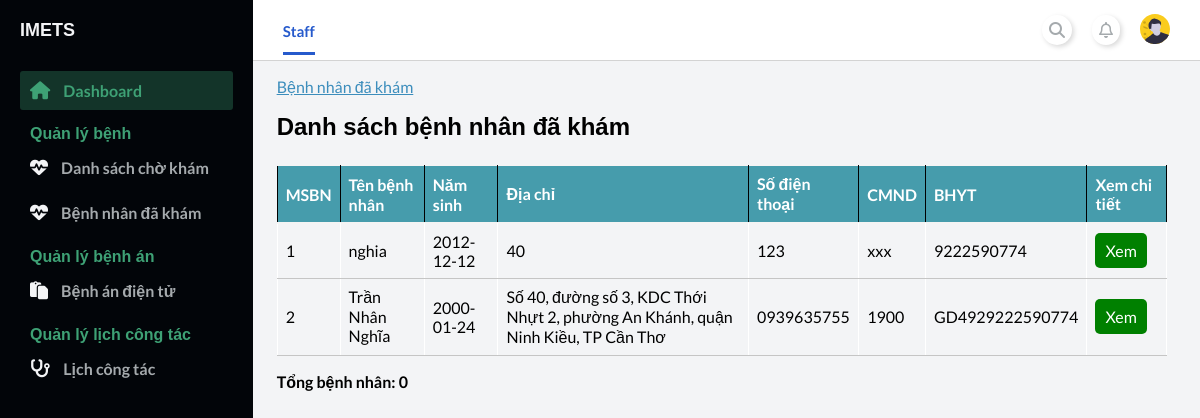
Screenshot of /staff/index.php?page_layout=list_checked_up (signed in) with the database file from the repository.
### tables this page shows
CREATE TABLE `patient` (
  `ID_Patient` int(11) NOT NULL,
  `Name` varchar(100) NOT NULL,
  `DOB` date NOT NULL,
  `Sex` varchar(10) NOT NULL,
  `Address` varchar(200) DEFAULT NULL,
  `CMND` varchar(15) DEFAULT NULL,
  `PhoneNumber` varchar(25) NOT NULL,
  `ID_BHYT` varchar(20) DEFAULT NULL,
  `VoteRate` double NOT NULL,
  `UserName` varchar(100) NOT NULL,
  `Password` varchar(100) NOT NULL
);

### staff/modules_staff/checked_up/list_checked_up.php (the view, shortened to what this page needs)
<main>
    <div class="container-fluid">
        <div class="card-container">
            <div class="link-nav-pages">
                <a href="">Bệnh nhân đã khám</a>
            </div>
            <div class="card-header">
                <h2>Danh sách bệnh nhân đã khám</h2>
            </div>
            <div class="card-body">
                <table class="table">
                    <thead class="thead-dark">
                        <tr>
                            <th>MSBN</th>
                            <th>Tên bệnh nhân</th>
                            <th>Năm sinh</th>
                            <th>Địa chỉ</th>
                            <th>Số điện thoại</th>
                            <th>CMND</th>
                            <th>BHYT</th>
                            <th>Xem chi tiết</th>
                        </tr>
                    </thead>
                    <tbody>
                        <tr>
                            <?php
                                include './../config.php';
                                $sql = "SELECT DISTINCT patient.ID_Patient,patient.Name,patient.DOB,patient.Address,patient.PhoneNumber,patient.CMND, patient.ID_BHYT
                                FROM appointment
                                JOIN patient ON appointment.ID_Patient=patient.ID_Patient
                                WHERE appointment.StatusAppointment='Đã khám'
                                ORDER BY ID_Patient ASC";
                                $count_order=0;
                                $query = mysqli_query($conn, $sql);
                                while($rows = mysqli_fetch_array($query)){ ?>
                                <tr>
                                    <td><?php echo $rows["ID_Patient"] ?></td>
                                    <td><?php echo $rows["Name"] ?></td>
                                    <td><?php echo $rows["DOB"] ?></td>
                                    <td><?php echo $rows["Address"] ?></td>
                                    <td><?php echo $rows["PhoneNumber"] ?></td>
                                    <td><?php echo $rows["CMND"] ?></td>
                                    <td><?php echo $rows["ID_BHYT"] ?></td>
                                    <td>
                                        <a href="./index.php?page_layout=checked_up&ID_Patient=<?php echo $rows["ID_Patient"] ?>" style="background-color: green;color: white;padding: 8px 10px;text-align: center;text-decoration: none;display: inline-block;border-radius: 5px;">
                                            Xem
                                        </a>
                                    </td>
                                </tr>
                            <?php } ?>
                        </tr>
                </table>
                <p><b><?php echo 'Tổng bệnh nhân: '. $count_order;?></b></p>
            </div>
        </div>
    </div>
</main>

### staff/modules_staff/style/index_staff.css (style rules this page uses)
* { margin: 0; padding: 0; }
body { box-sizing: border-box; font-family: "Lato", sans-serif; }

### staff/modules_staff/style/content.css (style rules this page uses)
main { background: #f3f4f6; grid-area: main; overflow-y: auto; }

### staff/modules_staff/style/checkup.css (style rules this page uses)
.container-fluid { padding: 2vh 2vw; min-height: 70vh; width: 94%; }
.card-header { margin: 2vh 0 3vh; }
.card-body table { width: 100%; padding: 2rem; border-collapse: collapse; margin-bottom: 1rem; }
.card-body table, td, th { border: 1px solid rgb(0, 0, 0); text-align: left; }
.card-body th { background-color: #469cac; color: #ffff; }
.card-body th, td { padding: 0.5rem; }

### staff/modules_staff/style/checked_up.css (style rules this page uses)
.personalInfoTable th, td { padding: 8px; text-align: left; border-bottom: 1px solid #c5c5c5; border-top: 1px solid #ffffff; border-right: 1px solid #ffffff; border-left: 1px solid #ffffff; }

### rows the page displays
patient: ID_Patient "1", Name "nghia", DOB "2012-12-12", Address "40", PhoneNumber "123", CMND "xxx", ID_BHYT "9222590774"
patient: ID_Patient "2", Name "Trần Nhân Nghĩa", DOB "2000-01-24", Address "Số 40, đường số 3, KDC Thới Nhựt 2, phường An Khánh, quận Ninh Kiều, TP Cần Thơ", PhoneNumber "0939635755", CMND "1900", ID_BHYT "GD4929222590774"

### other values shown
$count_order "0"
